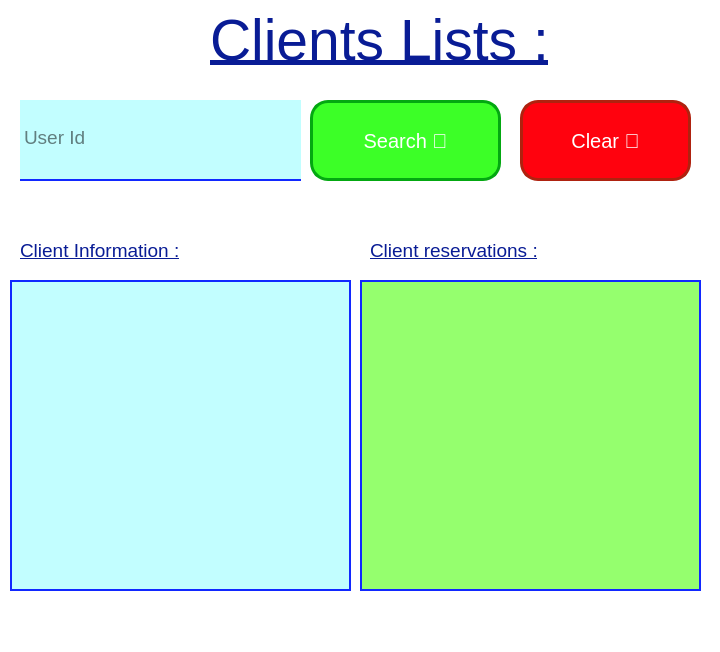
<?xml version="1.0" encoding="UTF-8"?>
<ui version="4.0">
 <class>Lists_MainWindow</class>
 <widget class="QMainWindow" name="Lists_MainWindow">
  <property name="geometry">
   <rect>
    <x>0</x>
    <y>0</y>
    <width>720</width>
    <height>652</height>
   </rect>
  </property>
  <property name="windowTitle">
   <string>MainWindow</string>
  </property>
  <property name="styleSheet">
   <string notr="true">background-color: rgb(255, 255, 255);</string>
  </property>
  <widget class="QWidget" name="centralwidget">
   <widget class="QLineEdit" name="User_Id_input">
    <property name="geometry">
     <rect>
      <x>20</x>
      <y>100</y>
      <width>281</width>
      <height>81</height>
     </rect>
    </property>
    <property name="font">
     <font>
      <pointsize>14</pointsize>
     </font>
    </property>
    <property name="styleSheet">
     <string notr="true">border: 2px solid rgba(0,0,0,0);
border-bottom-color: rgb(17, 40, 255);
padding-bottom:7px;
background-color: rgb(194, 254, 255);</string>
    </property>
    <property name="text">
     <string/>
    </property>
    <property name="placeholderText">
     <string>User Id</string>
    </property>
   </widget>
   <widget class="QLabel" name="label">
    <property name="geometry">
     <rect>
      <x>210</x>
      <y>10</y>
      <width>541</width>
      <height>61</height>
     </rect>
    </property>
    <property name="font">
     <font>
      <pointsize>43</pointsize>
      <underline>true</underline>
     </font>
    </property>
    <property name="styleSheet">
     <string notr="true">color: rgb(9, 28, 149);</string>
    </property>
    <property name="text">
     <string>Clients Lists :</string>
    </property>
   </widget>
   <widget class="QPushButton" name="Search_btn">
    <property name="geometry">
     <rect>
      <x>310</x>
      <y>100</y>
      <width>191</width>
      <height>81</height>
     </rect>
    </property>
    <property name="sizeIncrement">
     <size>
      <width>0</width>
      <height>0</height>
     </size>
    </property>
    <property name="font">
     <font>
      <pointsize>15</pointsize>
     </font>
    </property>
    <property name="cursor">
     <cursorShape>PointingHandCursor</cursorShape>
    </property>
    <property name="styleSheet">
     <string notr="true">#Search_btn{
color: rgb(255, 255, 255);
background-color: rgb(60, 255, 39);
border-radius: 18px;
border: 3px Solid rgb(3, 168, 17);
}
#Search_btn:hover:pressed{
background-color: rgb(126, 255, 103);
}</string>
    </property>
    <property name="text">
     <string>Search </string>
    </property>
   </widget>
   <widget class="QPushButton" name="Clear_btn">
    <property name="geometry">
     <rect>
      <x>520</x>
      <y>100</y>
      <width>171</width>
      <height>81</height>
     </rect>
    </property>
    <property name="sizeIncrement">
     <size>
      <width>0</width>
      <height>0</height>
     </size>
    </property>
    <property name="font">
     <font>
      <pointsize>15</pointsize>
     </font>
    </property>
    <property name="cursor">
     <cursorShape>PointingHandCursor</cursorShape>
    </property>
    <property name="styleSheet">
     <string notr="true">#Clear_btn{
color: rgb(255, 255, 255);
border-radius: 18px;
background-color: rgb(255, 2, 14);
border: 3px Solid rgb(175, 34, 15);
}
#Clear_btn:hover:pressed{
background-color: rgb(255, 167, 43);
}
</string>
    </property>
    <property name="text">
     <string>Clear </string>
    </property>
   </widget>
   <widget class="QListWidget" name="ClientInformation_listWidget">
    <property name="geometry">
     <rect>
      <x>10</x>
      <y>280</y>
      <width>341</width>
      <height>311</height>
     </rect>
    </property>
    <property name="font">
     <font>
      <pointsize>13</pointsize>
     </font>
    </property>
    <property name="styleSheet">
     <string notr="true">border: 2px solid rgba(0,0,0,0);
border-color: rgb(17, 40, 255);
padding-bottom:7px;
background-color: rgb(194, 254, 255);</string>
    </property>
   </widget>
   <widget class="QListWidget" name="ClientReservation_listWidget">
    <property name="geometry">
     <rect>
      <x>360</x>
      <y>280</y>
      <width>341</width>
      <height>311</height>
     </rect>
    </property>
    <property name="font">
     <font>
      <pointsize>13</pointsize>
     </font>
    </property>
    <property name="styleSheet">
     <string notr="true">border: 2px solid rgba(0,0,0,0);
border-color: rgb(17, 40, 255);
padding-bottom:7px;
background-color: rgb(149, 255, 110);</string>
    </property>
   </widget>
   <widget class="QLabel" name="label_2">
    <property name="geometry">
     <rect>
      <x>370</x>
      <y>230</y>
      <width>291</width>
      <height>41</height>
     </rect>
    </property>
    <property name="font">
     <font>
      <pointsize>14</pointsize>
      <underline>true</underline>
     </font>
    </property>
    <property name="styleSheet">
     <string notr="true">color: rgb(9, 28, 149);</string>
    </property>
    <property name="text">
     <string>Client reservations :</string>
    </property>
   </widget>
   <widget class="QLabel" name="label_3">
    <property name="geometry">
     <rect>
      <x>20</x>
      <y>230</y>
      <width>261</width>
      <height>41</height>
     </rect>
    </property>
    <property name="font">
     <font>
      <pointsize>14</pointsize>
      <underline>true</underline>
     </font>
    </property>
    <property name="styleSheet">
     <string notr="true">color: rgb(9, 28, 149);</string>
    </property>
    <property name="text">
     <string>Client Information :</string>
    </property>
   </widget>
  </widget>
  <widget class="QMenuBar" name="menubar">
   <property name="geometry">
    <rect>
     <x>0</x>
     <y>0</y>
     <width>720</width>
     <height>29</height>
    </rect>
   </property>
  </widget>
  <widget class="QStatusBar" name="statusbar"/>
 </widget>
 <resources/>
 <connections/>
</ui>
